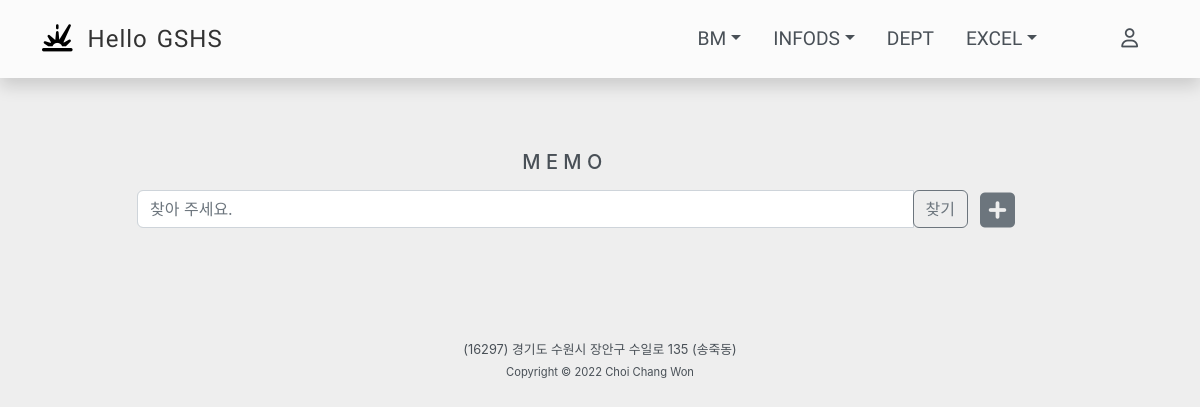
/memo/list/, run on an earlier commit of the app's database.
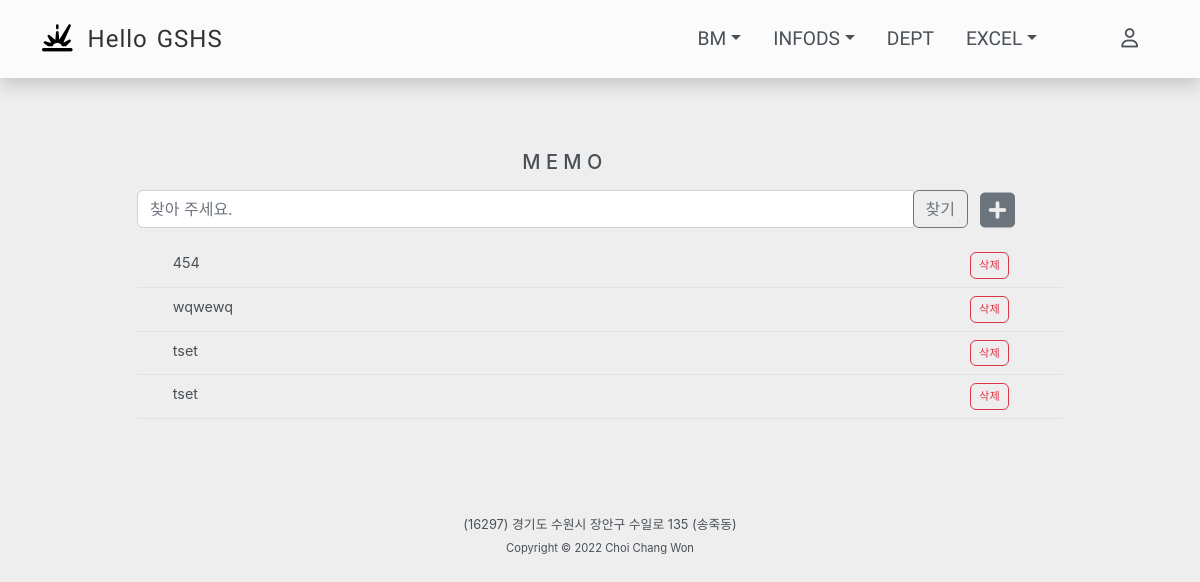
And on a later commit of the database.
### memo/models.py (models this page shows)
class Memo(models.Model):
    title = models.CharField(max_length=255)

### memo/views.py (the view)
# urls.py: path('memo/', include('memo.urls')),
def memo(request):
    q = request.POST.get('q', False)
    if q:
        memos = Memo.objects.filter(title__icontains=q).order_by("-id")
    else:
        memos = Memo.objects.all().order_by("-id")
    return render(request, 'memo/memo.html', {"memos":memos})

### memo/templates/memo/memo.html (shortened to what this page needs)
{% extends 'base.html' %}
{% block content %}
<div class="row">
    <div class="offset-5 col-md-6 mb-2">
        <h5>&nbsp;M E M O </h5>
    </div>
    <div class="offset-1 col-md-9">
        <form action="{% url 'memo:memo' %}" method="post">
            <div class="input-group mb-3">
                <input type="text" name="q" class="form-control" placeholder="찾아 주세요.">
                <div class="input-group-append" id="button-addon4">
                <button type="submit" class="btn btn-outline-secondary">찾기</button>
                </div>
            </div>
        </form>
    </div>
    <div class="col-md-1" style="text-align: left; padding-left: 0;">
        <span style="cursor: pointer;" data-toggle="modal" data-target="#memo_modal"><i style="font-size: 40px; color: #6c757d" class="fas fa-plus-square"></i></span>
    </div>
    <div class="offset-1 col-md-10">
        <table class="table table-responsive-sm">
            <tbody>
              {% for memo in memos %}
              <tr>
                <td style="width: 3%;"></td>
                <td>{{ memo.title }}</td>
                <td style="width: 10%; text-align: right;">
                    <a href="#" data-toggle="modal" data-id="{{memo.id}}" data-target="#DelModal" style="font-size: 0.7rem; padding: 4px 8px;" type="button" class="del-memo btn btn-outline-danger">삭제</a>
                </td>
                <td style="width: 5%;"></td>
              </tr>
              {% endfor %}
            </tbody>
          </table>
    </div>
</div>
{% endblock %}

What changed in the data, as far as the page shows it:
added Memo: title "454"
added Memo: title "wqwewq"
added Memo: title "tset"
added Memo: title "tset"
